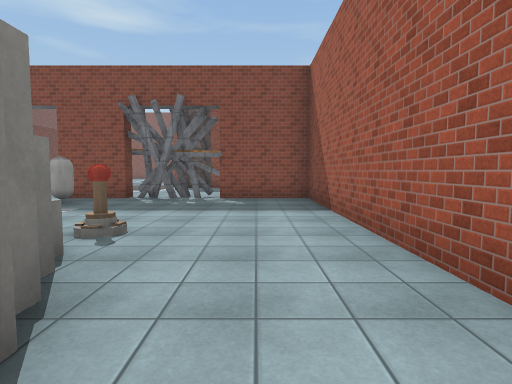
view 1 (above)

16 first-person views from a walk through a 3-D level made in the Unity game engine. The camera is 1.5 m above the floor, tilts 4° down and sees 80° across. The floor is counted in squares, 2 m on a side. Each view is taken from the middle of a square. On the plan, view 1 faces up. The plan holds only what a view shows up to about 10 squares ahead; the rest is blank. The place goes on beyond the plan. The player character is not drawn. Some surface patterns are stand-ins.

view 2
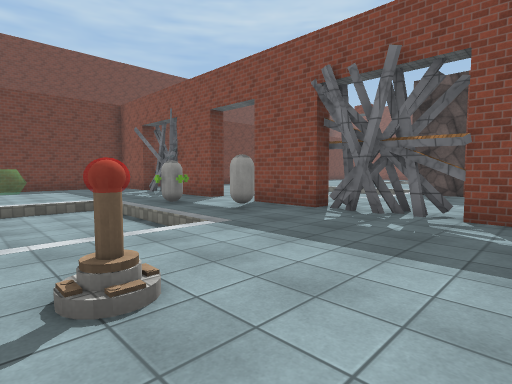

view 3
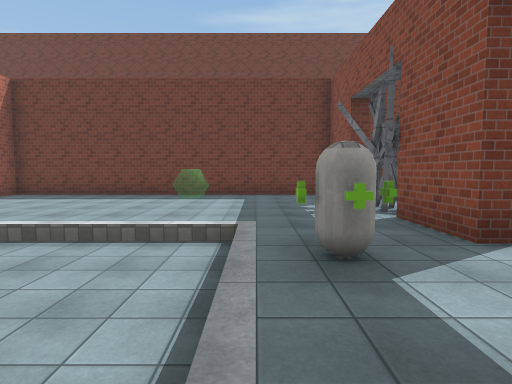

view 4
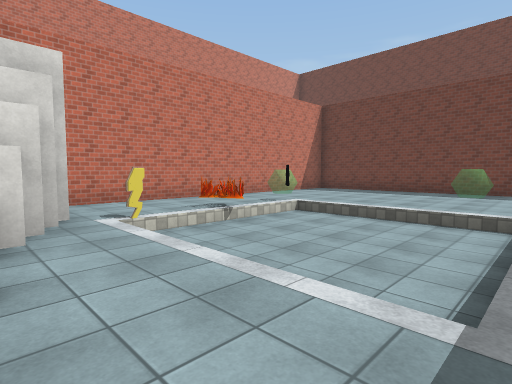

view 5
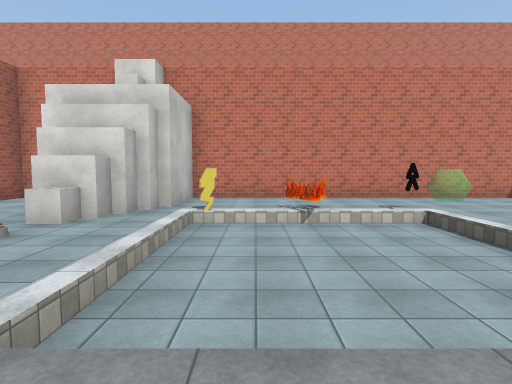

view 6
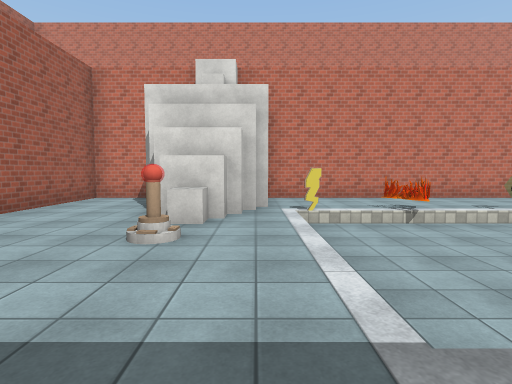

view 7
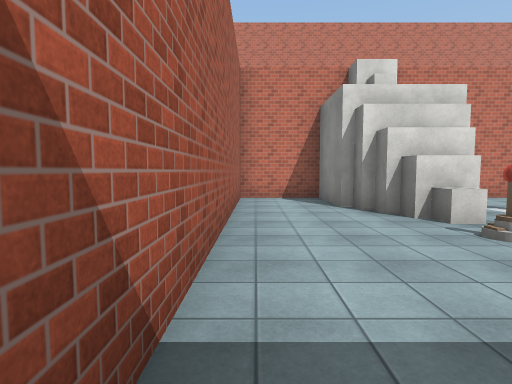

view 8
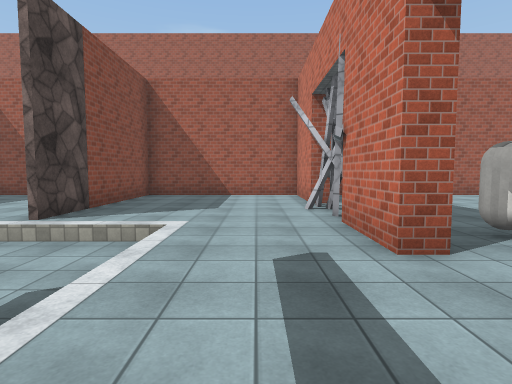

view 9
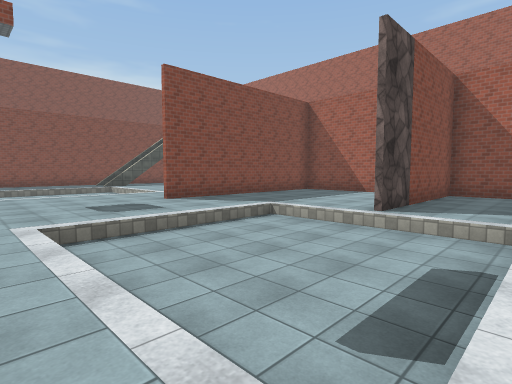

view 10
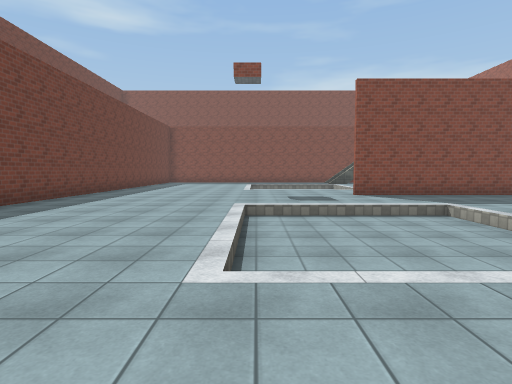

view 11
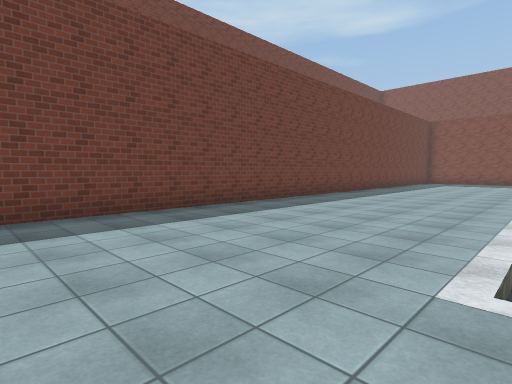

view 12
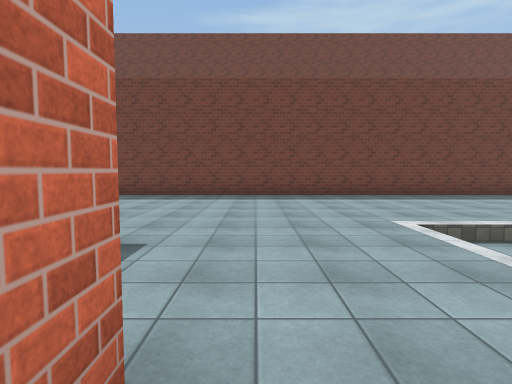

view 13
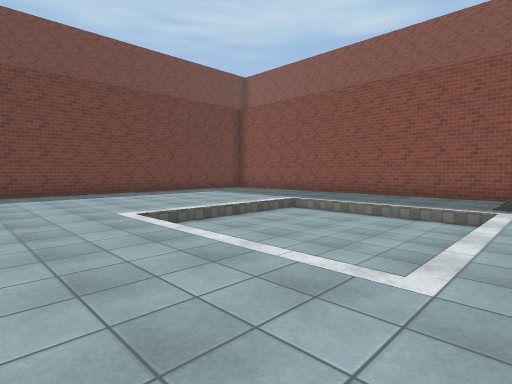

view 14
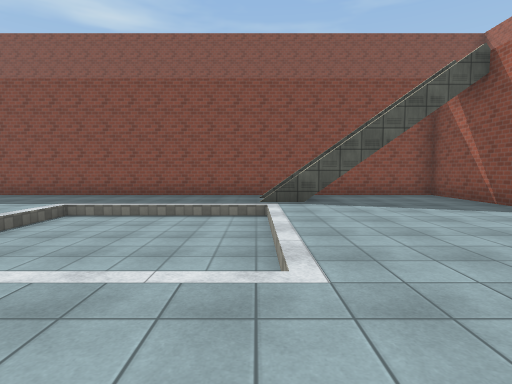

view 15
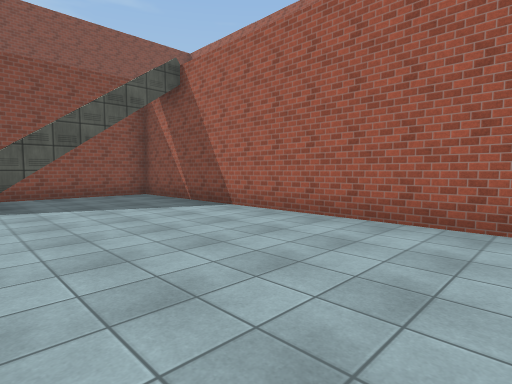

view 16
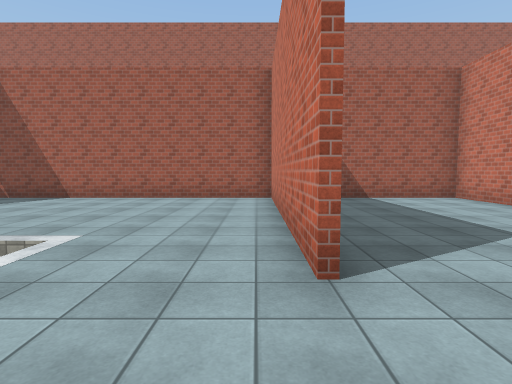

### Floor plan
Key: @ floor where view 1 was taken; # wall or solid block; x gap in a wall; . main floor; - floor 0.5 m lower than the main floor; / step, stairs or slope; = window, fence, low wall or low ledge; O other object.
Columns run from 14 left of view 1 to 2 right of it. Each row starts with its distance up from view 1.
 29   ###############
 28    .............#
 27 #  ........//...#
 26 #...............#
 25 #.....-----.....#
 24 #.....-----.....#
 23 #.....-----.....#
 22 #.....-----.....#
 21 #...............#
 20 #...............#
 19 #...............#
 18 #.........#######
 17 #...............#
 16 #...............#
 15 #.....-----.....#
 14 #.....-----.....#
 13 #.....-----######
 12 #.....-----.....#
 11 #...............#
 10 #...............#
  9 #..##......##...#
  8 #   #x##.####x###
  7 #......O..O.....#
  6 #...............#
  5 #.....-----.....#
  4 #.=...-----.O...#
  3 #.....-----.O...#
  2 #.....-----.O...#
  1 #.....O.O.O###..#
  0 #...==.....###@.#
 -1 #..........###..#
 -2 ############ ####

Where each view was taken, in squares from view 1:
view 1: 0 up, 0 right, facing up
view 2: 3 up, 0 right, facing up-left
view 3: 6 up, 4 left, facing left
view 4: 6 up, 2 left, facing down-left
view 5: 7 up, 5 left, facing down
view 6: 7 up, 3 left, facing down
view 7: 7 up, 1 right, facing down
view 8: 10 up, 8 left, facing right
view 9: 11 up, 9 left, facing up-right
view 10: 9 up, 8 left, facing up
view 11: 9 up, 8 left, facing up-left
view 12: 19 up, 4 left, facing left
view 13: 19 up, 3 left, facing up-left
view 14: 19 up, 4 left, facing up
view 15: 19 up, 3 left, facing up-right
view 16: 19 up, 7 left, facing right
